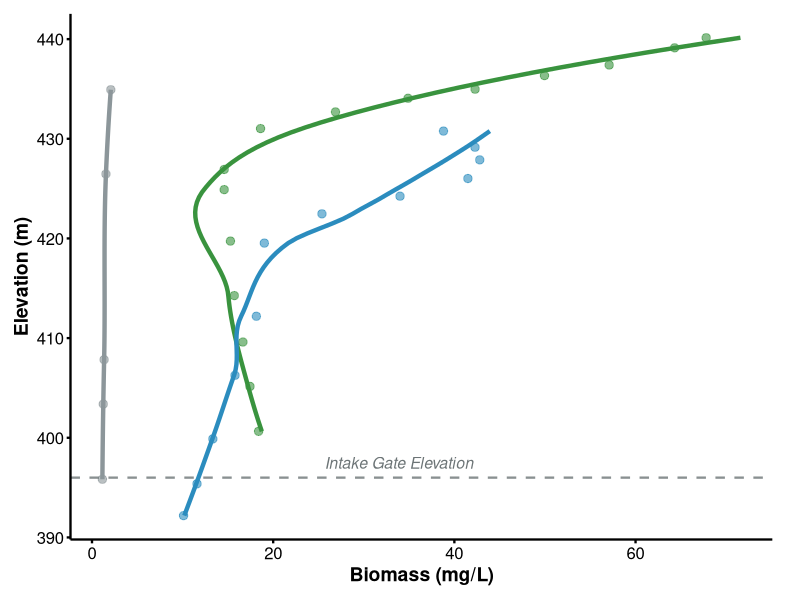
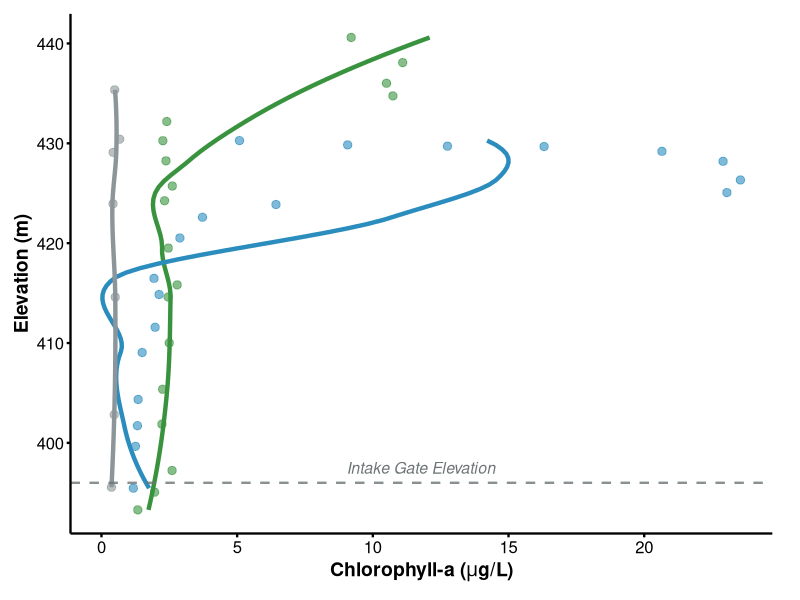

Here is the R script that generated these plots, in order:
# ==============================================================================
# Script for Figure 5a: Vertical Profile of Reservoir Biomass and Chlorophyll-a
# ==============================================================================

library(ggplot2)
library(dplyr)

# Set working directory (Update this path to your local directory)
# setwd("path/to/your/directory")

# 1. Load data
df_bio <- read.csv("bio_data.csv")
df_chla <- read.csv("chla_data.csv")

# Standardize column names to prevent special character errors
colnames(df_bio)[3] <- "bio"
colnames(df_chla)[3] <- "chla"

# 2. Data preprocessing
month_levels <- c(9, 6, 2)
month_labels <- c("Sep (Bloom)", "Jun (Transition)", "Feb (Baseline)")

df_bio$month <- factor(df_bio$month, levels = month_levels, labels = month_labels)
df_chla$month <- factor(df_chla$month, levels = month_levels, labels = month_labels)

df_bio <- df_bio %>% arrange(month, elevation)
df_chla <- df_chla %>% arrange(month, elevation)

# 3. Define custom high-contrast color palette
my_colors <- c("Sep (Bloom)" = "#39933E",       # Forest Green
               "Jun (Transition)" = "#2B8CBE",  # Ocean Blue
               "Feb (Baseline)" = "#8C969A")    # Slate Gray

intake_elevation <- 396

# ==============================================================================
# Plotting Module A: Biomass
# ==============================================================================
p_bio <- ggplot(df_bio, aes(x = bio, y = elevation, color = month, fill = month)) +
  geom_point(size = 2.5, alpha = 0.6, shape = 21, stroke = 0.5) +
  geom_smooth(method = "loess", span = 0.8, se = FALSE, size = 1.5, orientation = "y") +
  scale_color_manual(values = my_colors) +
  scale_fill_manual(values = my_colors) +
  geom_hline(yintercept = intake_elevation, linetype = "dashed", color = "#6C7476", size = 0.8, alpha = 0.8) +
  annotate("text", x = max(df_bio$bio, na.rm = TRUE) * 0.5, y = intake_elevation + 1.5, 
           label = "Intake Gate Elevation", color = "#6C7476", fontface = "italic", size = 4) +
  labs(x = "Biomass (mg/L)", y = "Elevation (m)") +
  theme_classic() +
  theme(
    legend.position = "none", # Removed for composite layout
    axis.text = element_text(size = 12, color = "black"),
    axis.title = element_text(size = 14, face = "bold"),
    axis.line = element_line(size = 0.8, color = "black"),
    axis.ticks = element_line(size = 0.8, color = "black"),
    plot.margin = margin(t = 10, r = 20, b = 10, l = 10)
  )

# ==============================================================================
# Plotting Module B: Chlorophyll-a
# ==============================================================================
p_chla <- ggplot(df_chla, aes(x = chla, y = elevation, color = month, fill = month)) +
  geom_point(size = 2.5, alpha = 0.6, shape = 21, stroke = 0.5) +
  geom_smooth(method = "loess", span = 0.8, se = FALSE, size = 1.5, orientation = "y") +
  scale_color_manual(values = my_colors) +
  scale_fill_manual(values = my_colors) +
  geom_hline(yintercept = intake_elevation, linetype = "dashed", color = "#6C7476", size = 0.8, alpha = 0.8) +
  annotate("text", x = max(df_chla$chla, na.rm = TRUE) * 0.5, y = intake_elevation + 1.5, 
           label = "Intake Gate Elevation", color = "#6C7476", fontface = "italic", size = 4) +
  labs(x = expression(bold("Chlorophyll-a (" * mu * "g/L)")), y = "Elevation (m)") +
  theme_classic() +
  theme(
    legend.position = "none", 
    axis.text = element_text(size = 12, color = "black"),
    axis.title = element_text(size = 14, face = "bold"),
    axis.line = element_line(size = 0.8, color = "black"),
    axis.ticks = element_line(size = 0.8, color = "black"),
    plot.margin = margin(t = 10, r = 20, b = 10, l = 10)
  )

# Export high-resolution PDFs
ggsave("Figure_5a_Biomass.pdf", plot = p_bio, width = 4.5, height = 5.5, dpi = 300)
ggsave("Figure_5a_Chla.pdf", plot = p_chla, width = 4.5, height = 5.5, dpi = 300)
